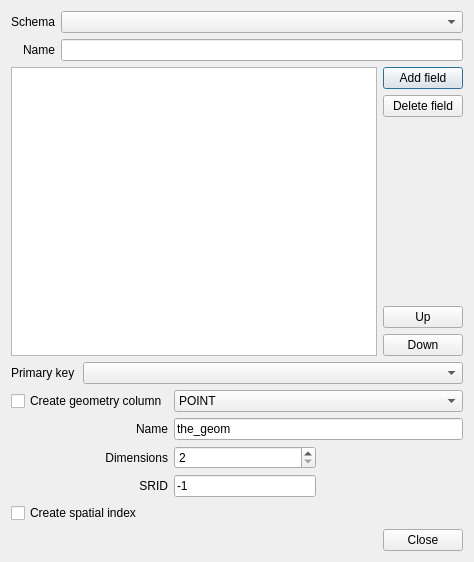
<ui version="4.0" >
 <class>DlgCreateTable</class>
 <widget class="QDialog" name="DlgCreateTable" >
  <property name="geometry" >
   <rect>
    <x>0</x>
    <y>0</y>
    <width>474</width>
    <height>562</height>
   </rect>
  </property>
  <property name="windowTitle" >
   <string>Create Table</string>
  </property>
  <layout class="QGridLayout" >
   <item row="0" column="0" colspan="2" >
    <layout class="QGridLayout" >
     <item row="0" column="0" colspan="2" >
      <widget class="QLabel" name="label_3" >
       <property name="text" >
        <string>Schema</string>
       </property>
       <property name="alignment" >
        <set>Qt::AlignRight|Qt::AlignTrailing|Qt::AlignVCenter</set>
       </property>
      </widget>
     </item>
     <item row="0" column="2" >
      <widget class="QComboBox" name="cboSchema" />
     </item>
     <item row="1" column="0" colspan="2" >
      <widget class="QLabel" name="label" >
       <property name="text" >
        <string>Name</string>
       </property>
       <property name="alignment" >
        <set>Qt::AlignRight|Qt::AlignTrailing|Qt::AlignVCenter</set>
       </property>
      </widget>
     </item>
     <item row="1" column="2" >
      <widget class="QLineEdit" name="editName" />
     </item>
    </layout>
   </item>
   <item row="1" column="0" >
    <widget class="QTreeView" name="fields" >
     <property name="rootIsDecorated" >
      <bool>false</bool>
     </property>
    </widget>
   </item>
   <item row="1" column="1" >
    <layout class="QVBoxLayout" >
     <item>
      <widget class="QPushButton" name="btnAddField" >
       <property name="text" >
        <string>Add field</string>
       </property>
      </widget>
     </item>
     <item>
      <widget class="QPushButton" name="btnDeleteField" >
       <property name="text" >
        <string>Delete field</string>
       </property>
      </widget>
     </item>
     <item>
      <spacer>
       <property name="orientation" >
        <enum>Qt::Vertical</enum>
       </property>
       <property name="sizeHint" >
        <size>
         <width>20</width>
         <height>40</height>
        </size>
       </property>
      </spacer>
     </item>
     <item>
      <widget class="QPushButton" name="btnFieldUp" >
       <property name="text" >
        <string>Up</string>
       </property>
      </widget>
     </item>
     <item>
      <widget class="QPushButton" name="btnFieldDown" >
       <property name="text" >
        <string>Down</string>
       </property>
      </widget>
     </item>
    </layout>
   </item>
   <item row="2" column="0" colspan="2" >
    <layout class="QHBoxLayout" >
     <property name="spacing" >
      <number>8</number>
     </property>
     <item>
      <widget class="QLabel" name="label_4" >
       <property name="text" >
        <string>Primary key</string>
       </property>
      </widget>
     </item>
     <item>
      <widget class="QComboBox" name="cboPrimaryKey" >
       <property name="sizePolicy" >
        <sizepolicy vsizetype="Fixed" hsizetype="MinimumExpanding" >
         <horstretch>0</horstretch>
         <verstretch>0</verstretch>
        </sizepolicy>
       </property>
      </widget>
     </item>
    </layout>
   </item>
   <item row="3" column="0" colspan="2" >
    <layout class="QGridLayout" >
     <item row="0" column="0" colspan="2" >
      <widget class="QCheckBox" name="chkGeomColumn" >
       <property name="text" >
        <string>Create geometry column</string>
       </property>
      </widget>
     </item>
     <item row="0" column="2" colspan="2" >
      <widget class="QComboBox" name="cboGeomType" >
       <item>
        <property name="text" >
         <string>POINT</string>
        </property>
       </item>
       <item>
        <property name="text" >
         <string>LINESTRING</string>
        </property>
       </item>
       <item>
        <property name="text" >
         <string>POLYGON</string>
        </property>
       </item>
       <item>
        <property name="text" >
         <string>MULTIPOINT</string>
        </property>
       </item>
       <item>
        <property name="text" >
         <string>MULTILINESTRING</string>
        </property>
       </item>
       <item>
        <property name="text" >
         <string>MULTIPOLYGON</string>
        </property>
       </item>
       <item>
        <property name="text" >
         <string>GEOMETRYCOLLECTION</string>
        </property>
       </item>
      </widget>
     </item>
     <item rowspan="2" row="1" column="0" >
      <spacer>
       <property name="orientation" >
        <enum>Qt::Horizontal</enum>
       </property>
       <property name="sizeType" >
        <enum>QSizePolicy::Fixed</enum>
       </property>
       <property name="sizeHint" >
        <size>
         <width>40</width>
         <height>41</height>
        </size>
       </property>
      </spacer>
     </item>
     <item row="1" column="1" >
      <widget class="QLabel" name="label_2" >
       <property name="text" >
        <string>Name</string>
       </property>
       <property name="alignment" >
        <set>Qt::AlignRight|Qt::AlignTrailing|Qt::AlignVCenter</set>
       </property>
      </widget>
     </item>
     <item row="1" column="2" colspan="2" >
      <widget class="QLineEdit" name="editGeomColumn" >
       <property name="text" >
        <string>the_geom</string>
       </property>
      </widget>
     </item>
     <item row="2" column="1" >
      <widget class="QLabel" name="label_5" >
       <property name="text" >
        <string>Dimensions</string>
       </property>
       <property name="alignment" >
        <set>Qt::AlignRight|Qt::AlignTrailing|Qt::AlignVCenter</set>
       </property>
      </widget>
     </item>
     <item row="2" column="2" >
      <widget class="QSpinBox" name="spinGeomDim" >
       <property name="minimum" >
        <number>2</number>
       </property>
       <property name="maximum" >
        <number>4</number>
       </property>
      </widget>
     </item>
     <item rowspan="2" row="2" column="3" >
      <spacer>
       <property name="orientation" >
        <enum>Qt::Horizontal</enum>
       </property>
       <property name="sizeHint" >
        <size>
         <width>50</width>
         <height>51</height>
        </size>
       </property>
      </spacer>
     </item>
     <item row="3" column="1" >
      <widget class="QLabel" name="label_6" >
       <property name="text" >
        <string>SRID</string>
       </property>
       <property name="alignment" >
        <set>Qt::AlignRight|Qt::AlignTrailing|Qt::AlignVCenter</set>
       </property>
      </widget>
     </item>
     <item row="3" column="2" >
      <widget class="QLineEdit" name="editGeomSrid" >
       <property name="inputMask" >
        <string/>
       </property>
       <property name="text" >
        <string>-1</string>
       </property>
      </widget>
     </item>
     <item row="4" column="0" colspan="4" >
      <widget class="QCheckBox" name="chkSpatialIndex" >
       <property name="text" >
        <string>Create spatial index</string>
       </property>
      </widget>
     </item>
    </layout>
   </item>
   <item row="4" column="0" colspan="2" >
    <widget class="QDialogButtonBox" name="buttonBox" >
     <property name="orientation" >
      <enum>Qt::Horizontal</enum>
     </property>
     <property name="standardButtons" >
      <set>QDialogButtonBox::Close</set>
     </property>
    </widget>
   </item>
  </layout>
 </widget>
 <tabstops>
  <tabstop>cboSchema</tabstop>
  <tabstop>editName</tabstop>
  <tabstop>fields</tabstop>
  <tabstop>btnAddField</tabstop>
  <tabstop>btnDeleteField</tabstop>
  <tabstop>btnFieldUp</tabstop>
  <tabstop>btnFieldDown</tabstop>
  <tabstop>cboPrimaryKey</tabstop>
  <tabstop>chkGeomColumn</tabstop>
  <tabstop>cboGeomType</tabstop>
  <tabstop>editGeomColumn</tabstop>
  <tabstop>spinGeomDim</tabstop>
  <tabstop>editGeomSrid</tabstop>
  <tabstop>chkSpatialIndex</tabstop>
  <tabstop>buttonBox</tabstop>
 </tabstops>
 <resources/>
 <connections>
  <connection>
   <sender>buttonBox</sender>
   <signal>accepted()</signal>
   <receiver>DlgCreateTable</receiver>
   <slot>accept()</slot>
   <hints>
    <hint type="sourcelabel" >
     <x>248</x>
     <y>254</y>
    </hint>
    <hint type="destinationlabel" >
     <x>157</x>
     <y>274</y>
    </hint>
   </hints>
  </connection>
  <connection>
   <sender>buttonBox</sender>
   <signal>rejected()</signal>
   <receiver>DlgCreateTable</receiver>
   <slot>reject()</slot>
   <hints>
    <hint type="sourcelabel" >
     <x>316</x>
     <y>260</y>
    </hint>
    <hint type="destinationlabel" >
     <x>286</x>
     <y>274</y>
    </hint>
   </hints>
  </connection>
 </connections>
</ui>
